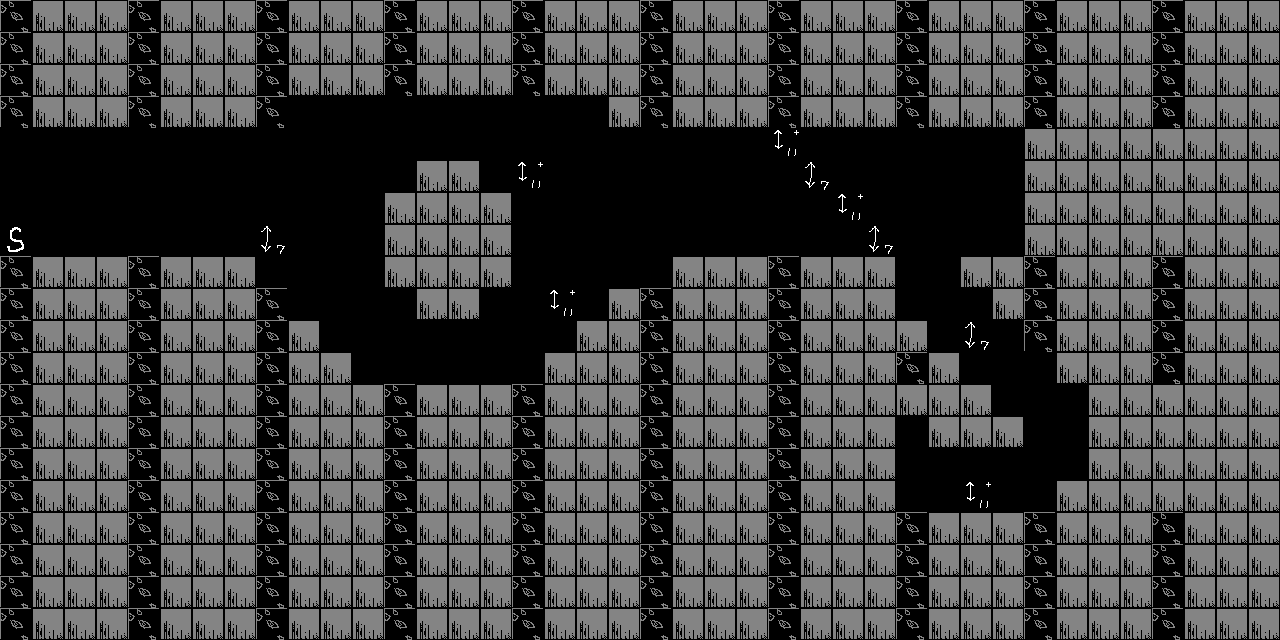

This game map was drawn from its Tiled (.tmx) file and the tilesets committed beside it. A one-line description and the trimmed map source follow:
An orthogonal 40x20 tile map with 32x32 px tiles, 2 tile layers (ground, chara).

<map version="1.0" orientation="orthogonal" width="40" height="20" tilewidth="32" tileheight="32">
 <tileset firstgid="1" name="map" tilewidth="32" tileheight="32">
  <image source="map.png" trans="ff00ff" width="256" height="256" />
  <terraintypes>
   <terrain name="�������Ϸ�" tile="-1" />
  </terraintypes>
 </tileset>
 <layer name="ground" width="40" height="20">
  <data>[800 cells, 613 non-empty, 2 distinct tile ids]</data>
 </layer>
 <layer name="chara" width="40" height="20">
  <data>[800 cells, 10 non-empty, 3 distinct tile ids]</data>
 </layer>
</map>
